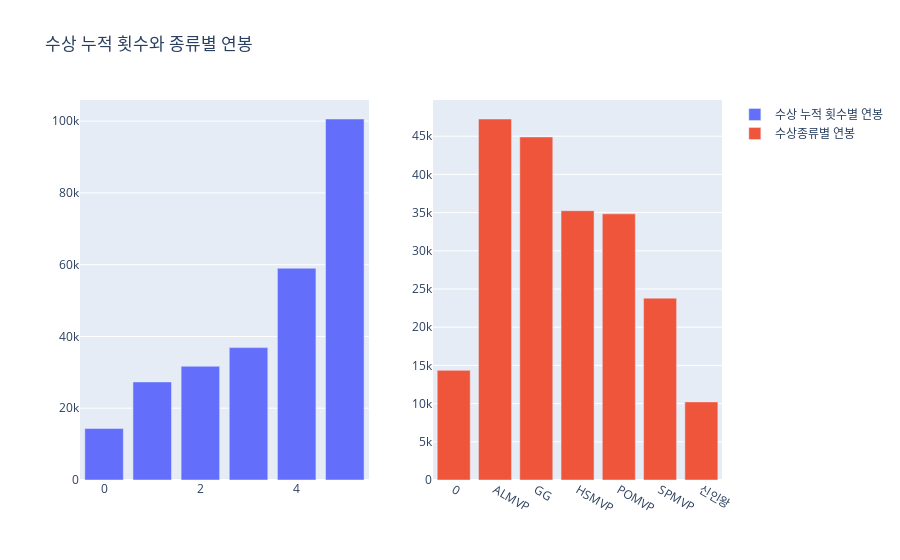

This figure's notebook cell:
### Code cell
prize()

### Figure 1 — Plotly figure (JSON) as saved in the notebook; plotly's stock layout.template omitted (floating-point values rounded to 4 significant figures)
{"data": [{"name": "수상 누적 횟수별 연봉", "type": "bar", "x": [0, 1, 2, 3, 4, 5], "xaxis": "x", "y": [14350.0, 27320.0, 31700, 36890.0, 59000, 100600], "yaxis": "y"}, {"name": "수상종류별 연봉", "type": "bar", "x": ["0", "ALMVP", "GG", "HSMVP", "POMVP", "SPMVP", "신인왕"], "xaxis": "x2", "y": [14350.0, 47250, 44900, 35250, 34830.0, 23800, 10225], "yaxis": "y2"}], "layout": {"title": {"text": "수상 누적 횟수와 종류별 연봉"}, "xaxis": {"anchor": "y", "domain": [0, 0.45]}, "xaxis2": {"anchor": "y2", "domain": [0.55, 1]}, "yaxis": {"anchor": "x", "domain": [0, 1]}, "yaxis2": {"anchor": "x2", "domain": [0, 1]}}}
